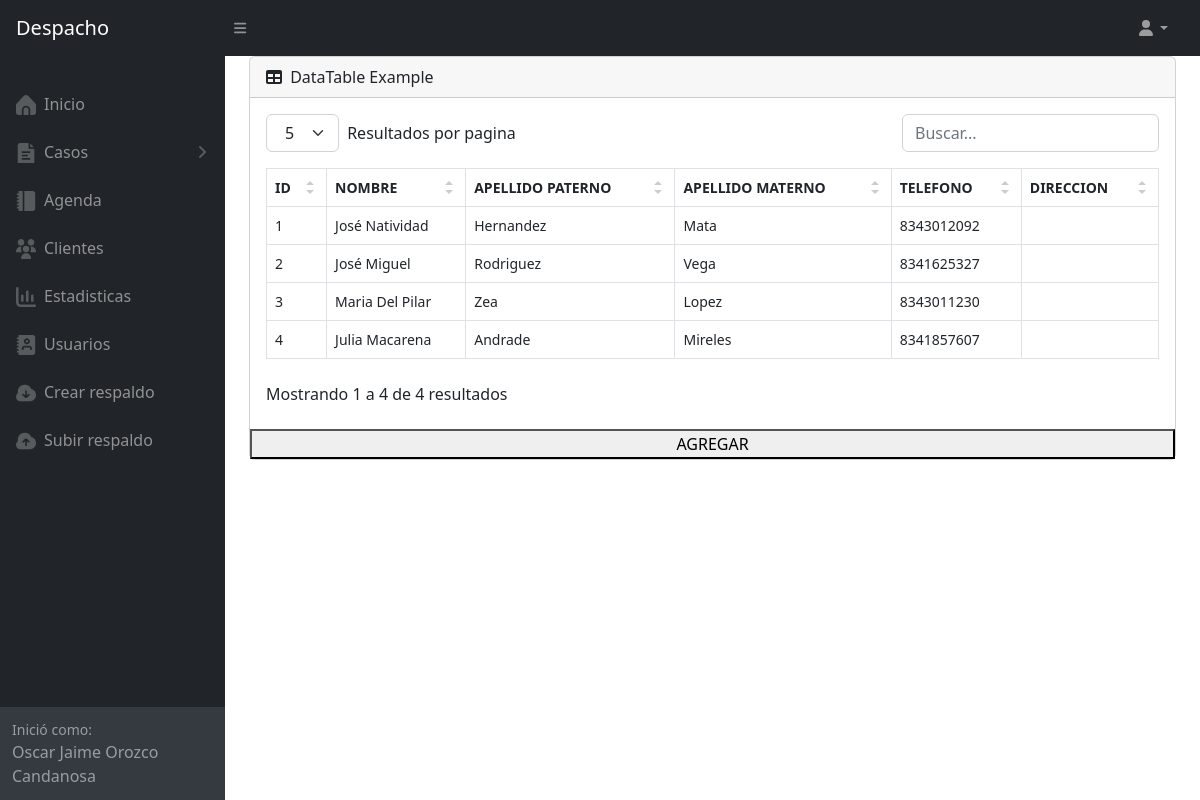
/clientes.php (signed in), run on the app's committed database.
### tables this page shows
CREATE TABLE `cliente` (
  `id_cliente` int(15) NOT NULL AUTO_INCREMENT,
  `nombre` varchar(15) NOT NULL,
  `apaterno` varchar(15) NOT NULL,
  `amaterno` varchar(15) NOT NULL,
  `estado` varchar(60) NOT NULL,
  `ciudad` varchar(60) NOT NULL,
  `colonia` varchar(60) NOT NULL,
  `calle` varchar(90) NOT NULL,
  `num_ext` int(11) NOT NULL,
  `num_int` int(11) NOT NULL,
  `telefono` varchar(15) NOT NULL,
  `divicion` varchar(10) NOT NULL,
  `Ocupacion` varchar(100) NOT NULL,
  `Escolaridad` varchar(100) NOT NULL,
  `Fecha_nac` date NOT NULL,
  `estcivil` varchar(30) NOT NULL,
  PRIMARY KEY (`id_cliente`)
);

### clientes.php (the view, shortened to what this page needs)
<?php
                        if(empty($_SESSION['Idusuario'])){header("location: index.php");}else{
                        ?>
                        <!DOCTYPE html>
<html lang="en">
    <head>
        <?php    include ("conexion.php");   ?>
        <link href="css/datatables.css" rel="stylesheet" />
        <link href="css/styles.css" rel="stylesheet" />
    </head>
    <body class="sb-nav-fixed">
        <nav class="sb-topnav navbar-a navbar-expand navbar-dark bg-dark-a">
            <a class="navbar-brand ps-3-a" href="inicio.php"">Despacho</a>
            <button class="btn btn-link btn-sm order-1 order-lg-0 me-4 me-lg-0" id="sidebarToggle" href="#!"><i class="fas fa-bars"></i></button>
            <ul class="navbar-nav ms-auto ms-md-0 me-3 me-lg-4">
                <li class="nav-item dropdown">
                    <a class="nav-link dropdown-toggle" id="navbarDropdown" href="#" role="button" data-bs-toggle="dropdown" aria-expanded="false"><i class="fas fa-user fa-fw"></i></a>
                </li>
            </ul>
        </nav>
        <div id="layoutSidenav">
            <div id="layoutSidenav_nav">
                <nav class="sb-sidenav accordion sb-sidenav-dark" id="sidenavAccordion">
                    <div class="sb-sidenav-menu">
                        <div class="nav">
                        <a class="nav-link" href="inicio.php"">
                            </a>
                            <a class="nav-link" href="inicio.php"">
                                <div class="sb-nav-link-icon"><img src="assets/img/home.png" height="20px" width="20px"></div>
                                Inicio
                            </a>
                              <a class="nav-link collapsed" href="#" data-bs-toggle="collapse" data-bs-target="#collapsePages" aria-expanded="false" aria-controls="collapsePages">
                                <div class="sb-nav-link-icon"><img src="assets/img/doc.png" height="20px" width="20px"></div>
                                Casos
                                <div class="sb-sidenav-collapse-arrow"><i class="fas fa-angle-down"></i></div>
                            </a>
                            <a class="nav-link" href="agenda.php">
                                <div class="sb-nav-link-icon"><img src="assets/img/agenda.png" height="20px" width="20px"></i></div>
                                Agenda
                            </a>
                            <a class="nav-link" href="clientes.php">
                                <div class="sb-nav-link-icon"><img src="assets/img/usuarios.png" height="20px" width="20px"></div>
                                Clientes
                            </a>
                             <?php
                              $cargo=$_SESSION['cargo'];
?><a class="nav-link" href="esta.php" >
                                <div class="sb-nav-link-icon"><img src="assets/img/stats.png" height="20px" width="20px"></div>
                                Estadisticas
                            </a>
                            <?php
                            if($cargo != "Usuario"){
                            ?>
                            <a class="nav-link" href="Usuarios.php">
                                <div class="sb-nav-link-icon"><img src="assets/img/directorio.png" height="20px" width="20px"></div>
                                Usuarios
                            </a>
                            <?php }else if($cargo=="Usuario"){ } ?>
                            <?php
                            if($cargo == "San Pedro"){
                            ?>
                            <a class="nav-link" href="respaldo.php">
                                <div class="sb-nav-link-icon"><img src="assets/img/crear_respaldo.png" height="20px" width="20px"></div>
                                Crear respaldo
                            </a>
                            <a class="nav-link" href="#" onclick="seleccionarArchivo()">
                                <div class="sb-nav-link-icon"><img src="assets/img/subir_respaldo.png" height="20px" width="20px"></div>
                                Subir respaldo
                            </a>
                            <?php }else if($cargo != "Usuario"){ } ?>
                        </div>
                    </div>
                    <div class="sb-sidenav-footer">
                        <div class="small">Inició como:</div>
                        <?php
                        $nombre=$_SESSION['nombre'];
                        $amaterno=$_SESSION['amaterno'];
                        $apaterno=$_SESSION['apaterno'];
                        echo $nombre." ".$apaterno." ".$amaterno;
                        ?>
                    </div>
                </nav>
            </div>
            <div id="layoutSidenav_content">
            <main>
                <div class="container-fluid px-4">
                <div class="card mb-4">
                            <div class="card-header">
                                <i class="fas fa-table me-1"></i>
                                DataTable Example
                            </div>
                <div class="card-body">
                                <table id="datatablesSimple">
                                    <thead>
                                        <tr>
                                            <th>ID</th>
                                             <th>NOMBRE</th>
                                            <th>APELLIDO PATERNO</th>
                                            <th>APELLIDO MATERNO</th>
                                            <th>TELEFONO</th>
                                            <th>DIRECCION</th>
                                        </tr>
                                    </thead>
                                    <tbody>
				<?php
					$sql="SELECT * FROM cliente where id_cliente>0";
					$result=mysqli_query($conexion,$sql);
                    while($mostrar=mysqli_fetch_array($result)){
				?>
					<tr>
						<td class="celdas_tablas"><?php echo $mostrar['id_cliente'] ?></td>
                        <td class="celdas_tablas"><?php echo $mostrar['nombre'] ?></td>
						<td class="celdas_tablas"><?php echo $mostrar['apaterno'] ?></td>
						<td class="celdas_tablas"><?php echo $mostrar['amaterno'] ?></td>
						<td class="celdas_tablas"><?php echo $mostrar['telefono'] ?></td>
					</tr>
				<?php
					}
				?>
                            </div>
                            </div> </table>
                            </div> </tbody><button class="datatable-selector1">AGREGAR</button>
                </main>
            </div>
        </div>
    </body>
</html>
<?php } ?>

### css/datatables.css (style rules this page uses)
.datatable-table { max-width:100%;width:100%;border-spacing:0;border-collapse:separate }

### data on the page
cliente: id_cliente "1", nombre "José Natividad", apaterno "Hernandez", amaterno "Mata", telefono "8343012092"
cliente: id_cliente "2", nombre "José Miguel", apaterno "Rodriguez", amaterno "Vega", telefono "8341625327"
cliente: id_cliente "3", nombre "Maria Del Pilar", apaterno "Zea", amaterno "Lopez", telefono "8343011230"
cliente: id_cliente "4", nombre "Julia Macarena", apaterno "Andrade", amaterno "Mireles", telefono "8341857607"

### other printed values
$nombre "Oscar Jaime"
$apaterno "Orozco"
$amaterno "Candanosa"
